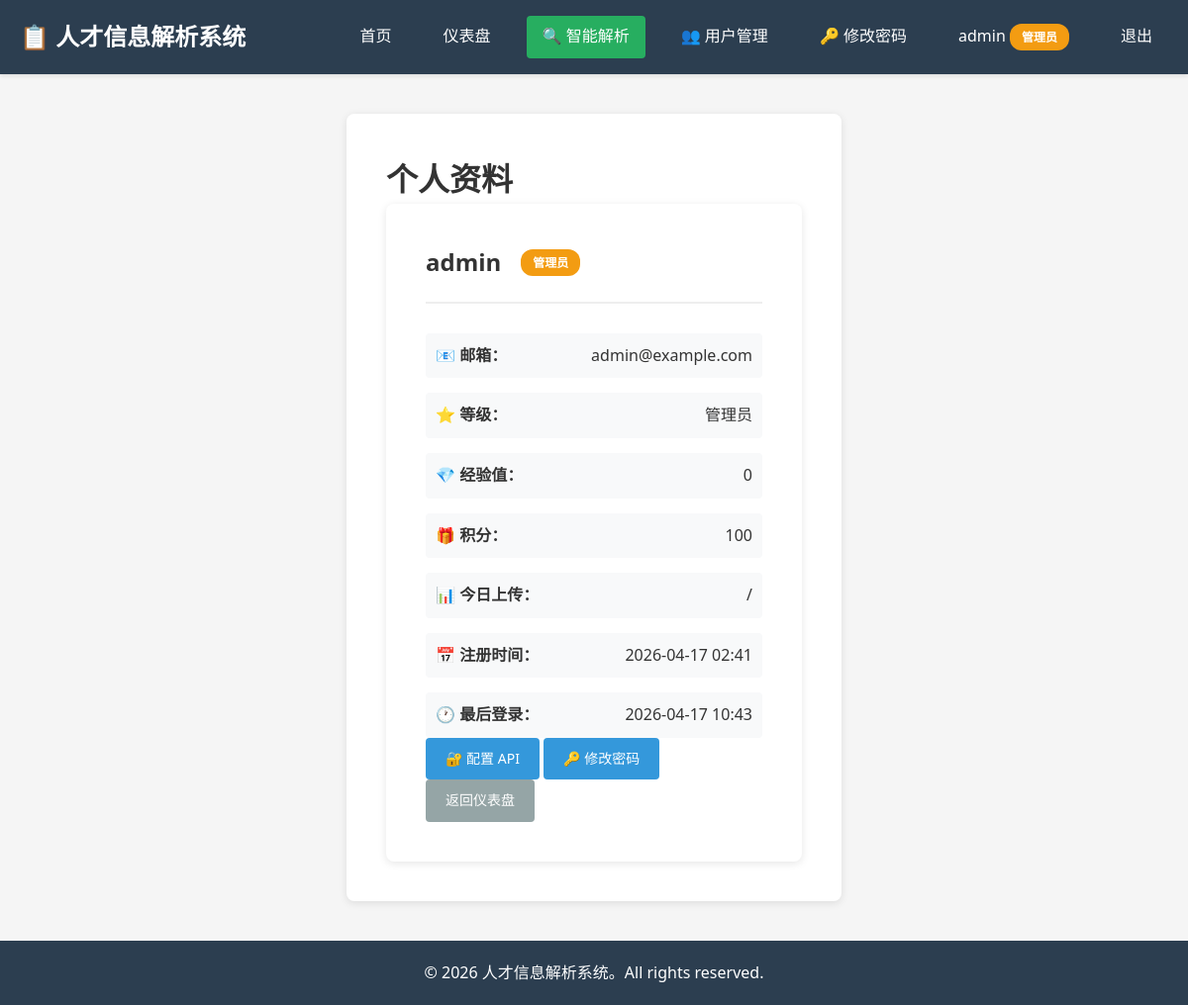
The app's page /TIE/profile (signed in), older data.
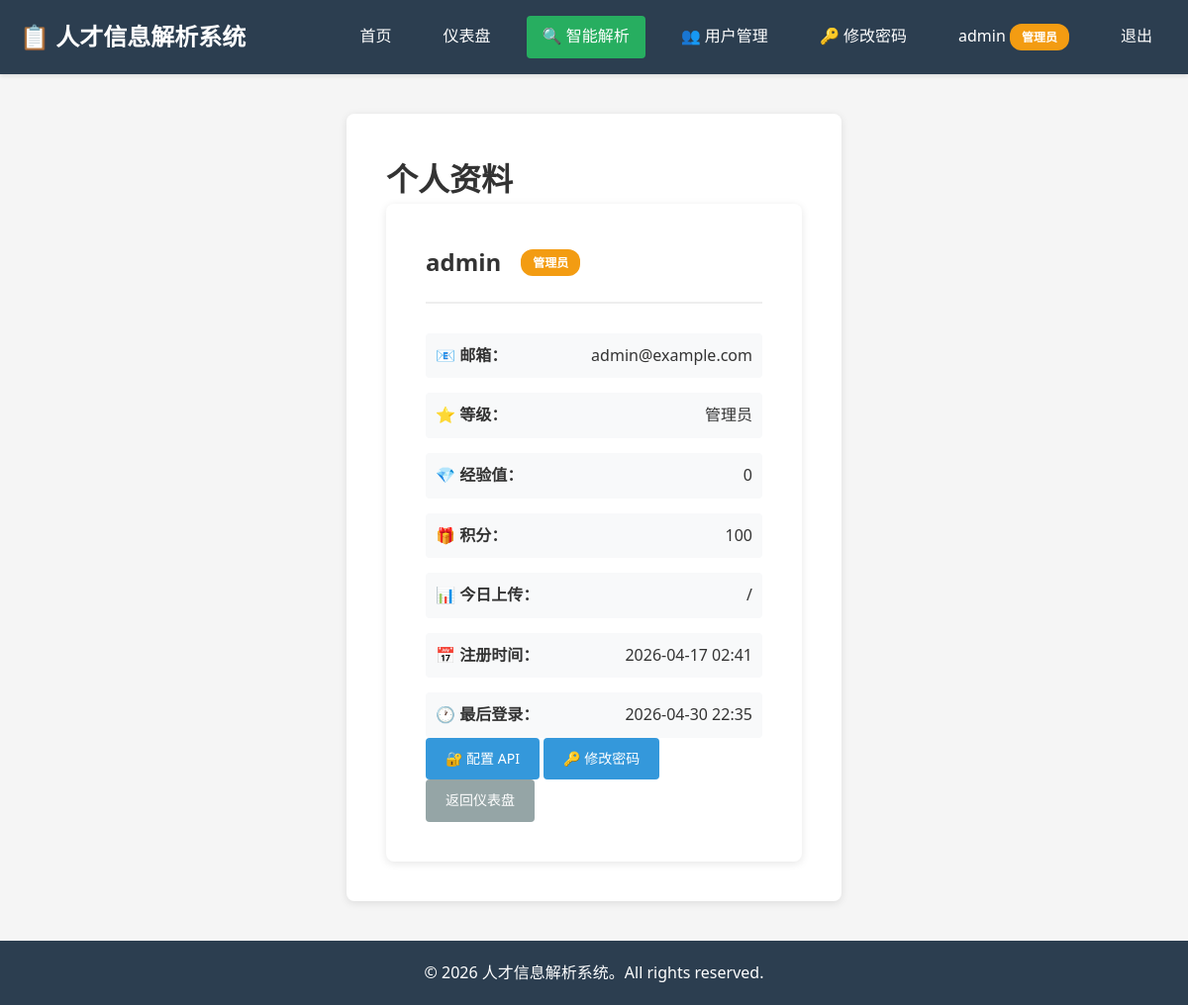
The same page, newer data.
### models.py (models this page shows, shortened)
class User(UserMixin, db.Model):
    __tablename__ = 'users'
    id = db.Column(db.Integer, primary_key=True)
    username = db.Column(db.String(64), unique=True, nullable=False, index=True)
    email = db.Column(db.String(120), unique=True, nullable=False, index=True)
    password_hash = db.Column(db.String(256), nullable=False)
    created_at = db.Column(db.DateTime, default=datetime.utcnow)
    last_login = db.Column(db.DateTime)
    is_active = db.Column(db.Boolean, default=True)
    is_admin = db.Column(db.Boolean, default=False)  # 是否为超级管理员
    level = db.Column(db.Integer, default=1)  # 1-普通会员，2-高级会员，3-VIP，4-超级 VIP，5-管理员
    experience = db.Column(db.Integer, default=0)  # 经验值
    credits = db.Column(db.Integer, default=100)  # 积分/点数
    api_key = db.Column(db.String(256))  # 阿里云 API Key
    base_url = db.Column(db.String(500), default='https://dashscope.aliyuncs.com/compatible-mode/v1')
    model_name = db.Column(db.String(100), default='qwen-vl-max')
    def get_level_name(self):
        level_names = {
            1: '普通会员',
            2: '高级会员',
            3: 'VIP 会员',
            4: '超级 VIP',
            5: '管理员'
        }
        return level_names.get(self.level, '普通会员')
    def is_super_admin(self):
        return self.is_admin and self.level == 5

### app.py (the view)
@tie.route('/profile')
@login_required
def profile():
    return render_template('profile.html')

### app.py (called while the page is built)
@login_manager.user_loader
def load_user(user_id):
    return User.query.get(int(user_id))

@app.context_processor
def inject_globals():
    return {
        'current_year': datetime.now().year,
        'user_level_names': {
            1: '普通会员',
            2: '高级会员',
            3: 'VIP 会员',
            4: '超级 VIP',
            5: '管理员'
        }
    }

### templates/profile.html
{% extends "base.html" %}
{% block content %}
<div class="auth-page">
    <h1>个人资料</h1>
    <div class="profile-card">
        <div class="profile-header">
            <h2>{{ current_user.username }}</h2>
            <span class="badge level-{{ current_user.level }}">{{ current_user.get_level_name() }}</span>
        </div>
        <div class="profile-info">
            <div class="info-row">
                <span class="label">📧 邮箱：</span>
                <span>{{ current_user.email }}</span>
            </div>
            <div class="info-row">
                <span class="label">⭐ 等级：</span>
                <span>{{ current_user.get_level_name() }}</span>
            </div>
            <div class="info-row">
                <span class="label">💎 经验值：</span>
                <span>{{ current_user.experience }}</span>
            </div>
            <div class="info-row">
                <span class="label">🎁 积分：</span>
                <span>{{ current_user.credits }}</span>
            </div>
            <div class="info-row">
                <span class="label">📊 今日上传：</span>
                <span>{{ current_user.daily_uploads }} / {{ current_user.max_daily_uploads }}</span>
            </div>
            <div class="info-row">
                <span class="label">📅 注册时间：</span>
                <span>{{ current_user.created_at.strftime('%Y-%m-%d %H:%M') }}</span>
            </div>
            <div class="info-row">
                <span class="label">🕐 最后登录：</span>
                <span>{{ current_user.last_login.strftime('%Y-%m-%d %H:%M') if current_user.last_login else '无'
                    }}</span>
            </div>
        </div>
        <div class="profile-actions">
            <a href="{{ url_for('tie.configure_api') }}" class="btn btn-primary">🔐 配置 API</a>
            <a href="{{ url_for('tie.change_password') }}" class="btn btn-primary">🔑 修改密码</a>
            <a href="{{ url_for('tie.dashboard') }}" class="btn btn-secondary">返回仪表盘</a>
        </div>
    </div>
</div>
{% endblock %}

### templates/base.html (shortened to what this page needs)
<!DOCTYPE html>
<html lang="zh-CN">
<head>
    <link rel="stylesheet" href="{{ url_for('static', filename='style.css') }}">
</head>
<body>
    <nav class="navbar">
        <div class="container">
            <a href="{{ url_for('tie.index') }}" class="brand">📋 人才信息解析系统</a>
            <div class="nav-links">
                <a href="{{ url_for('tie.index') }}">首页</a>
                {% if current_user.is_authenticated %}
                    <a href="{{ url_for('tie.dashboard') }}">仪表盘</a>
                    <a href="{{ url_for('tie.intelligent_analysis') }}" style="background-color: #27ae60;">🔍 智能解析</a>
                    {% if current_user.is_super_admin() %}
                        <a href="{{ url_for('tie.manage_users') }}">👥 用户管理</a>
                    {% endif %}
                    <a href="{{ url_for('tie.change_password') }}">🔑 修改密码</a>
                    <a href="{{ url_for('tie.profile') }}">
                        {{ current_user.username }}
                        <span class="badge level-{{ current_user.level }}">
                            {{ current_user.get_level_name() }}
                        </span>
                    </a>
                    <a href="{{ url_for('tie.logout') }}" class="btn-logout">退出</a>
                {% else %}
                    <a href="{{ url_for('tie.login') }}">登录</a>
                {% endif %}
            </div>
        </div>
    </nav>
    <main class="container">
        {% block content %}{% endblock %}
    </main>
    <footer class="footer">
        <div class="container">
            <p>&copy; {{ current_year }} 人才信息解析系统。All rights reserved.</p>
        </div>
    </footer>
</body>
</html>

Row changes from the older to the newer data that the page shows:
changed User "admin": last_login "2026-04-17 10:43" → "2026-04-30 22:35"
